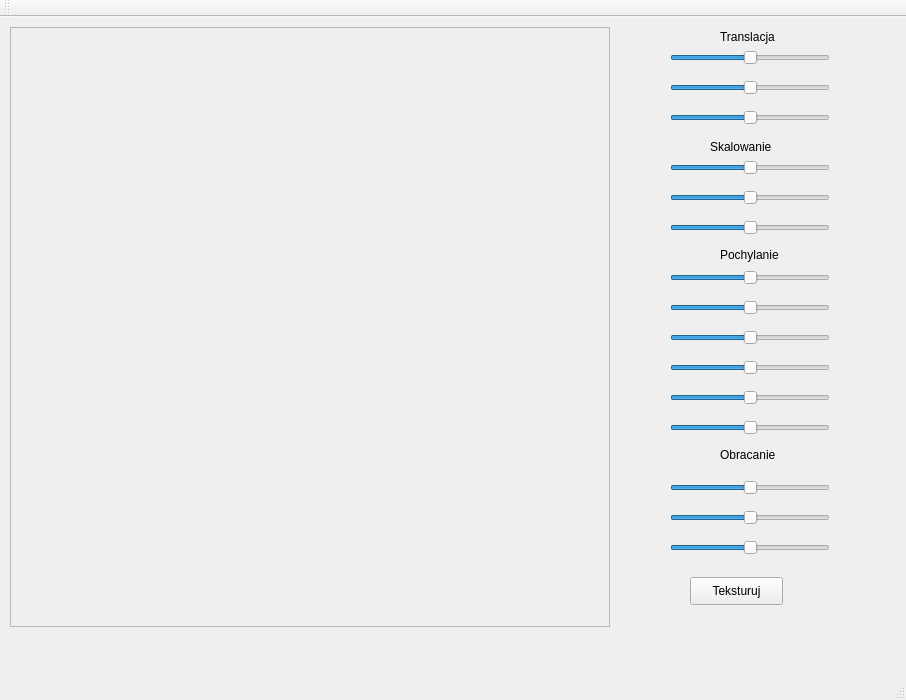
<?xml version="1.0" encoding="UTF-8"?>
<ui version="4.0">
 <class>MyWindow</class>
 <widget class="QMainWindow" name="MyWindow">
  <property name="geometry">
   <rect>
    <x>0</x>
    <y>0</y>
    <width>906</width>
    <height>700</height>
   </rect>
  </property>
  <property name="windowTitle">
   <string>MyWindow</string>
  </property>
  <widget class="QWidget" name="centralWidget">
   <widget class="QFrame" name="rysujFrame">
    <property name="geometry">
     <rect>
      <x>10</x>
      <y>10</y>
      <width>600</width>
      <height>600</height>
     </rect>
    </property>
    <property name="frameShape">
     <enum>QFrame::StyledPanel</enum>
    </property>
    <property name="frameShadow">
     <enum>QFrame::Raised</enum>
    </property>
   </widget>
   <widget class="QLabel" name="label">
    <property name="geometry">
     <rect>
      <x>720</x>
      <y>10</y>
      <width>91</width>
      <height>20</height>
     </rect>
    </property>
    <property name="text">
     <string>Translacja</string>
    </property>
   </widget>
   <widget class="QSlider" name="horizontalSlider">
    <property name="geometry">
     <rect>
      <x>670</x>
      <y>30</y>
      <width>160</width>
      <height>22</height>
     </rect>
    </property>
    <property name="minimum">
     <number>-100</number>
    </property>
    <property name="maximum">
     <number>100</number>
    </property>
    <property name="value">
     <number>0</number>
    </property>
    <property name="orientation">
     <enum>Qt::Horizontal</enum>
    </property>
   </widget>
   <widget class="QSlider" name="horizontalSlider_2">
    <property name="geometry">
     <rect>
      <x>670</x>
      <y>60</y>
      <width>160</width>
      <height>22</height>
     </rect>
    </property>
    <property name="minimum">
     <number>-100</number>
    </property>
    <property name="maximum">
     <number>100</number>
    </property>
    <property name="value">
     <number>0</number>
    </property>
    <property name="orientation">
     <enum>Qt::Horizontal</enum>
    </property>
   </widget>
   <widget class="QSlider" name="horizontalSlider_3">
    <property name="geometry">
     <rect>
      <x>670</x>
      <y>90</y>
      <width>160</width>
      <height>22</height>
     </rect>
    </property>
    <property name="minimum">
     <number>-100</number>
    </property>
    <property name="maximum">
     <number>100</number>
    </property>
    <property name="value">
     <number>0</number>
    </property>
    <property name="orientation">
     <enum>Qt::Horizontal</enum>
    </property>
   </widget>
   <widget class="QSlider" name="horizontalSlider_4">
    <property name="geometry">
     <rect>
      <x>670</x>
      <y>140</y>
      <width>160</width>
      <height>22</height>
     </rect>
    </property>
    <property name="minimum">
     <number>50</number>
    </property>
    <property name="maximum">
     <number>200</number>
    </property>
    <property name="value">
     <number>125</number>
    </property>
    <property name="orientation">
     <enum>Qt::Horizontal</enum>
    </property>
   </widget>
   <widget class="QSlider" name="horizontalSlider_5">
    <property name="geometry">
     <rect>
      <x>670</x>
      <y>170</y>
      <width>160</width>
      <height>22</height>
     </rect>
    </property>
    <property name="minimum">
     <number>50</number>
    </property>
    <property name="maximum">
     <number>200</number>
    </property>
    <property name="value">
     <number>125</number>
    </property>
    <property name="orientation">
     <enum>Qt::Horizontal</enum>
    </property>
   </widget>
   <widget class="QSlider" name="horizontalSlider_6">
    <property name="geometry">
     <rect>
      <x>670</x>
      <y>200</y>
      <width>160</width>
      <height>22</height>
     </rect>
    </property>
    <property name="minimum">
     <number>50</number>
    </property>
    <property name="maximum">
     <number>200</number>
    </property>
    <property name="value">
     <number>125</number>
    </property>
    <property name="orientation">
     <enum>Qt::Horizontal</enum>
    </property>
   </widget>
   <widget class="QSlider" name="horizontalSlider_7">
    <property name="geometry">
     <rect>
      <x>670</x>
      <y>250</y>
      <width>160</width>
      <height>22</height>
     </rect>
    </property>
    <property name="minimum">
     <number>-50</number>
    </property>
    <property name="maximum">
     <number>50</number>
    </property>
    <property name="value">
     <number>0</number>
    </property>
    <property name="orientation">
     <enum>Qt::Horizontal</enum>
    </property>
   </widget>
   <widget class="QSlider" name="horizontalSlider_8">
    <property name="geometry">
     <rect>
      <x>670</x>
      <y>280</y>
      <width>160</width>
      <height>22</height>
     </rect>
    </property>
    <property name="minimum">
     <number>-50</number>
    </property>
    <property name="maximum">
     <number>50</number>
    </property>
    <property name="value">
     <number>0</number>
    </property>
    <property name="orientation">
     <enum>Qt::Horizontal</enum>
    </property>
   </widget>
   <widget class="QSlider" name="horizontalSlider_9">
    <property name="geometry">
     <rect>
      <x>670</x>
      <y>310</y>
      <width>160</width>
      <height>22</height>
     </rect>
    </property>
    <property name="minimum">
     <number>-50</number>
    </property>
    <property name="maximum">
     <number>50</number>
    </property>
    <property name="value">
     <number>0</number>
    </property>
    <property name="orientation">
     <enum>Qt::Horizontal</enum>
    </property>
   </widget>
   <widget class="QSlider" name="horizontalSlider_10">
    <property name="geometry">
     <rect>
      <x>670</x>
      <y>340</y>
      <width>160</width>
      <height>22</height>
     </rect>
    </property>
    <property name="minimum">
     <number>-50</number>
    </property>
    <property name="maximum">
     <number>50</number>
    </property>
    <property name="value">
     <number>0</number>
    </property>
    <property name="orientation">
     <enum>Qt::Horizontal</enum>
    </property>
   </widget>
   <widget class="QSlider" name="horizontalSlider_11">
    <property name="geometry">
     <rect>
      <x>670</x>
      <y>370</y>
      <width>160</width>
      <height>22</height>
     </rect>
    </property>
    <property name="minimum">
     <number>-50</number>
    </property>
    <property name="maximum">
     <number>50</number>
    </property>
    <property name="value">
     <number>0</number>
    </property>
    <property name="orientation">
     <enum>Qt::Horizontal</enum>
    </property>
   </widget>
   <widget class="QSlider" name="horizontalSlider_12">
    <property name="geometry">
     <rect>
      <x>670</x>
      <y>400</y>
      <width>160</width>
      <height>22</height>
     </rect>
    </property>
    <property name="minimum">
     <number>-50</number>
    </property>
    <property name="maximum">
     <number>50</number>
    </property>
    <property name="value">
     <number>0</number>
    </property>
    <property name="orientation">
     <enum>Qt::Horizontal</enum>
    </property>
   </widget>
   <widget class="QLabel" name="label_2">
    <property name="geometry">
     <rect>
      <x>710</x>
      <y>120</y>
      <width>81</width>
      <height>20</height>
     </rect>
    </property>
    <property name="text">
     <string>Skalowanie</string>
    </property>
   </widget>
   <widget class="QLabel" name="label_3">
    <property name="geometry">
     <rect>
      <x>720</x>
      <y>230</y>
      <width>81</width>
      <height>16</height>
     </rect>
    </property>
    <property name="text">
     <string>Pochylanie</string>
    </property>
   </widget>
   <widget class="QLabel" name="label_4">
    <property name="geometry">
     <rect>
      <x>720</x>
      <y>430</y>
      <width>81</width>
      <height>16</height>
     </rect>
    </property>
    <property name="text">
     <string>Obracanie</string>
    </property>
   </widget>
   <widget class="QSlider" name="horizontalSlider_13">
    <property name="geometry">
     <rect>
      <x>670</x>
      <y>460</y>
      <width>160</width>
      <height>22</height>
     </rect>
    </property>
    <property name="minimum">
     <number>-180</number>
    </property>
    <property name="maximum">
     <number>180</number>
    </property>
    <property name="value">
     <number>0</number>
    </property>
    <property name="orientation">
     <enum>Qt::Horizontal</enum>
    </property>
   </widget>
   <widget class="QSlider" name="horizontalSlider_14">
    <property name="geometry">
     <rect>
      <x>670</x>
      <y>490</y>
      <width>160</width>
      <height>22</height>
     </rect>
    </property>
    <property name="minimum">
     <number>-180</number>
    </property>
    <property name="maximum">
     <number>180</number>
    </property>
    <property name="value">
     <number>0</number>
    </property>
    <property name="orientation">
     <enum>Qt::Horizontal</enum>
    </property>
   </widget>
   <widget class="QSlider" name="horizontalSlider_15">
    <property name="geometry">
     <rect>
      <x>670</x>
      <y>520</y>
      <width>160</width>
      <height>22</height>
     </rect>
    </property>
    <property name="minimum">
     <number>-180</number>
    </property>
    <property name="maximum">
     <number>180</number>
    </property>
    <property name="value">
     <number>0</number>
    </property>
    <property name="orientation">
     <enum>Qt::Horizontal</enum>
    </property>
   </widget>
   <widget class="QPushButton" name="pushButton">
    <property name="geometry">
     <rect>
      <x>690</x>
      <y>560</y>
      <width>93</width>
      <height>28</height>
     </rect>
    </property>
    <property name="text">
     <string>Teksturuj</string>
    </property>
   </widget>
  </widget>
  <widget class="QMenuBar" name="menuBar">
   <property name="geometry">
    <rect>
     <x>0</x>
     <y>0</y>
     <width>906</width>
     <height>26</height>
    </rect>
   </property>
  </widget>
  <widget class="QToolBar" name="mainToolBar">
   <attribute name="toolBarArea">
    <enum>TopToolBarArea</enum>
   </attribute>
   <attribute name="toolBarBreak">
    <bool>false</bool>
   </attribute>
  </widget>
  <widget class="QStatusBar" name="statusBar"/>
 </widget>
 <layoutdefault spacing="6" margin="11"/>
 <resources/>
 <connections/>
</ui>
